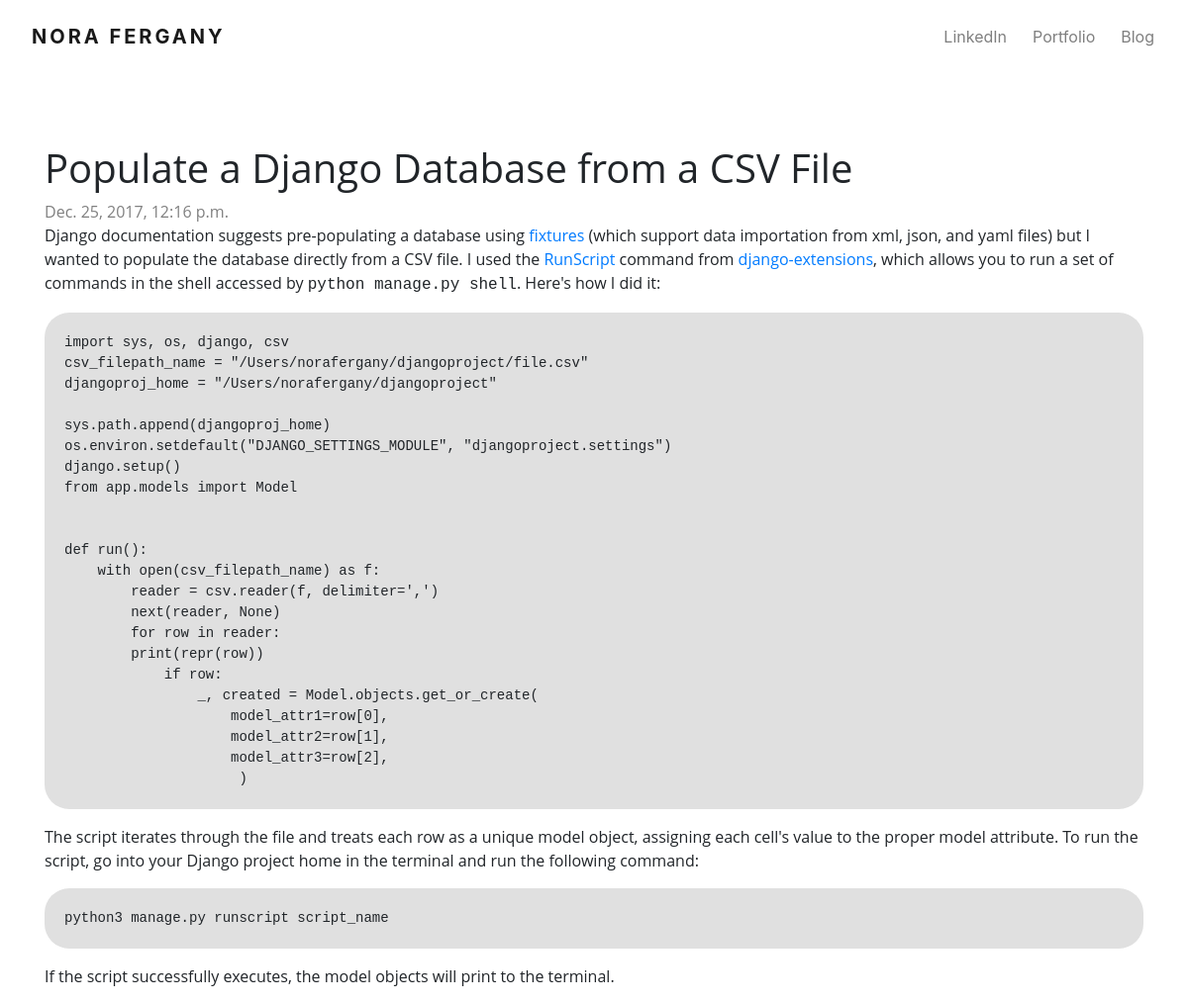
The app's page /post/2/ with its own data.
### blog/models.py (models this page shows, shortened)
class Post(models.Model):
    author = models.ForeignKey('auth.User', on_delete=models.CASCADE)
    title = models.CharField(max_length=200)
    text = models.TextField()
    created_date = models.DateTimeField(
        default=timezone.now)
    published_date = models.DateTimeField(blank=True, null=True)
    category = models.ForeignKey(Category, verbose_name="Category", default='Category', null=True, blank=True, on_delete=models.CASCADE)
    class Meta:
        ordering = ['published_date',]

### blog/views.py (the view)
# urls.py: url(r'^post/(?P<pk>\d+)/$', views.post_detail, name='post_detail'),
def post_detail(request, pk):
    post = get_object_or_404(Post, pk=pk)
    categories = Category.objects.all()
    return render(request, 'blog/post_detail.html', {'post': post, 'categories': categories})

### blog/templates/blog/post_detail.html (shortened to what this page needs)
{% extends 'blog/base.html' %}
{% load static %}
{% load pygmentify_tags %}
{% block content %}
    <div class="post">
        <h1 class="detail-title">{{ post.title }}</h1>
{% if post.published_date %}
            <div class="date">
                {{ post.published_date }}
            </div>
        {%  else %}
                        <a class="btn btn-default" href="{% url 'post_publish' pk=post.pk %}">Publish</a>
        {% endif %}
        {% pygmentify 'borland' %}
            {{ post.text|safe }}
        {% endpygmentify %}
    </div>
{% endblock %}

### blog/static/css/blog.css (style rules this page uses)
title, h1, h2 { text-align: center; }
h3, a { text-decoration: none; }
div.date { color: gray; }
.code { font-family: monospace, monospace; }
.python { background-color:#e0e0e0; padding-left:20px; padding-top:20px; padding-bottom:20px; border-radius: 25px; }
h1.detail-title { text-align: left; }
div.post { text-align:left; }

### records on screen
Post: title "Populate a Django Database from a CSV File", published_date "Dec. 25, 2017, 12:16 p.m.", text "Django documentation suggests pre-populating a database using fixtures (which support data importation from xml, json, and yaml files) but I wanted to populate the database directly from a CSV file. I used the RunScript command from django-extensions , which allows you to run a set of commands in the shell accessed by python manage.py shell . Here's how I did it: import sys, os, django, csv csv_filepath_name = \"/Users/norafergany/djangoproject/file.csv\" djangoproj_home = \"/Users/norafergany/djangoproject\" sys.path.append(djangoproj_home) os.environ.setdefault(\"DJANGO_SETTINGS_MODULE\", \"djangoproject.settings\") django.setup() from app.models import Model def run(): with…"
